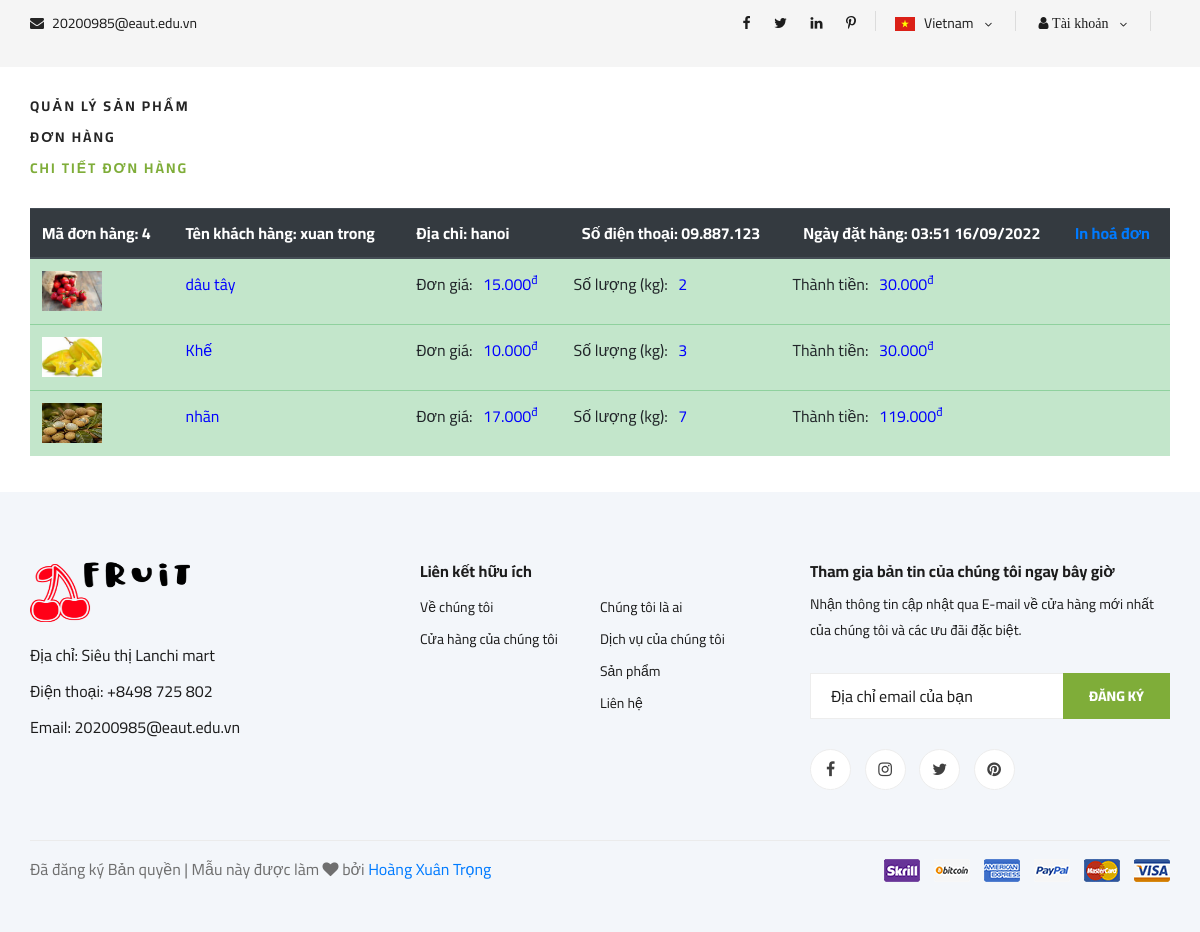
The app's page /admin/chitietdonhang.php?orderid=4 with its own data.
### tables this page shows
CREATE TABLE `orders` (
  `orderid` int(11) NOT NULL,
  `cusname` varchar(50) NOT NULL,
  `address` varchar(200) NOT NULL,
  `phone` int(11) NOT NULL,
  `note` varchar(200) NOT NULL,
  `total_price` float NOT NULL,
  `created_time` int(11) NOT NULL
);

CREATE TABLE `order_detail` (
  `id` int(11) NOT NULL,
  `orderid` int(11) NOT NULL,
  `proid` int(11) NOT NULL,
  `quantity` int(11) NOT NULL,
  `price` float NOT NULL
);

CREATE TABLE `products` (
  `proid` int(11) NOT NULL,
  `proname` varchar(50) NOT NULL,
  `image` varchar(100) NOT NULL,
  `price` float NOT NULL,
  `mota` varchar(200) NOT NULL,
  `userid` int(11) NOT NULL
);

### admin/chitietdonhang.php (the view, shortened to what this page needs)
<?php
include 'connect.php';
$admin = (isset($_SESSION['user'])) ? $_SESSION['user'] : [];
?>
<!DOCTYPE html>
<html lang="en">
<head>
    <link rel="stylesheet" href="https://cdn.jsdelivr.net/npm/bootstrap@4.6.1/dist/css/bootstrap.min.css">
    <link rel="stylesheet" href="../assets/css/bootstrap.min.css" type="text/css">
    <link rel="stylesheet" href="../assets/css/font-awesome.min.css" type="text/css">
    <link rel="stylesheet" href="../assets/css/elegant-icons.css" type="text/css">
    <link rel="stylesheet" href="../assets/css/nice-select.css" type="text/css">
    <link rel="stylesheet" href="../assets/css/jquery-ui.min.css" type="text/css">
    <link rel="stylesheet" href="../assets/css/owl.carousel.min.css" type="text/css">
    <link rel="stylesheet" href="../assets/css/slicknav.min.css" type="text/css">
    <link rel="stylesheet" href="../assets/css/style.css" type="text/css">
</head>
<body>
    <header class="header">
        <div class="header__top">
            <div class="container">
                <div class="row">
                    <div class="col-lg-6 col-md-6">
                        <div class="header__top__left">
                            <ul>
                                <li><i class="fa fa-envelope"></i> 20200985@eaut.edu.vn</li>
                            </ul>
                        </div>
                    </div>
                    <div class="col-lg-6 col-md-6">
                        <div class="header__top__right">
                            <div class="header__top__right__social">
                                <a href="#"><i class="fa fa-facebook"></i></a>
                                <a href="#"><i class="fa fa-twitter"></i></a>
                                <a href="#"><i class="fa fa-linkedin"></i></a>
                                <a href="#"><i class="fa fa-pinterest-p"></i></a>
                            </div>
                            <div class="header__top__right__language">
                                <img style="width: 20px;" src="../assets/img/language.png" alt="">
                                <div>Vietnam</div>
                                <span class="arrow_carrot-down"></span>
                            </div>
                            <div class="header__top__right__auth">
                                <?php if (isset($admin['email'])) { ?>
                                    <div class="header__top__right__language">
                                        <div class="fa fa-user header__navbar-item header__navbar-item--bold"> <?php echo $admin['username']; ?></div>
                                        <span class="arrow_carrot-down"></span>
                                        <ul>
                                            <li><a href="../index.php">Trang chủ</a></li>
                                            <li><a href="../dangxuat.php">Đăng xuất</a></li>
                                        </ul>
                                    </div>
                                <?php } else { ?>
                                    <div class="header__top__right__language">
                                        <div class="fa fa-user header__navbar-item header__navbar-item--bold">
                                            Tài khoản</div>
                                        <span class="arrow_carrot-down"></span>
                                    </div>
                                <?php } ?>
                            </div>
                        </div>
                    </div>
                </div>
            </div>
        </div>
    </header>
    <div class="container">
        <div class="row">
            <div class="col-lg-4">
                <nav class="header__menu">
                    <ul>
                        <li class=""><a href="./quanlysanpham.php">Quản lý sản phẩm</a></li><br>
                        <li class=""><a href="./quanlydonhang.php">Đơn hàng</a></li><br>
                        <li class="active"><a href="./chitietdonhang.php">Chi tiết đơn hàng</a></li>
                    </ul>
                </nav>
            </div>
        </div>
        <table class="table">
            <thead class="thead-dark">
            <?php
                $orderid = $_GET['orderid'];
                $select_order = mysqli_query($conn, "SELECT * FROM order_detail join orders
                on order_detail.orderid = orders.orderid join products
                on order_detail.proid = products.proid
                where orders.orderid = $orderid");
                $order = mysqli_fetch_assoc($select_order);
            ?>
                <tr>
                    <th>Mã đơn hàng: <?=$order['orderid']?></th>
                    <th>Tên khách hàng: <?=$order['cusname']?></th>
                    <th>Địa chỉ: <?=$order['address']?></th>
                    <th style="text-align: center;">Số điện thoại: 0<?= number_format($order['phone'], 0, ".", ".")?></th>
                    <th style="text-align: center;">Ngày đặt hàng: <?=date("H:i d/m/Y", $order['created_time'])?></th>
                    <th>
                        <a href="./print.php?orderid=<?=$order['orderid']?>" class="">In hoá đơn</a>
                    </th>
                </tr>
            </thead>
            <tbody>
                <?php
                $orderid = $_GET['orderid'];
                $select_order = mysqli_query($conn, "SELECT * FROM order_detail join orders
                on order_detail.orderid = orders.orderid join products
                on order_detail.proid = products.proid
                where orders.orderid = $orderid");
                while ($order = mysqli_fetch_assoc($select_order)) {
                ?>
                    <tr class="table-success">
                        <td><img style="width: 60px; height: 40px;" src="../assets/img/product/<?=$order['image']?>" alt=""></td>
                        <td><p style="color: blue; display: inline-block;"><?=$order['proname']?></p></td>
                        <td>Đơn giá: &nbsp; <p style="color: blue; display: inline-block;"><?= number_format($order['price'], 0, ".", ".")?><sup>đ</sup></p></td>
                        <td>Số lượng (kg): &nbsp; <p style="color: blue; display: inline-block;"><?=$order['quantity']?></p></td>
                        <td>Thành tiền: &nbsp; <p style="color: blue; display: inline-block;"><?= number_format($order['price'] * $order['quantity'], 0, ".", ".")?><sup>đ</sup></p></td>
                        <td></td>
                    </tr>
                <?php
                }
                ?>
            </tbody>
        </table>
    </div>
    <footer class="footer spad">
        <div class="container">
            <div class="row">
                <div class="col-lg-3 col-md-6 col-sm-6">
                    <div class="footer__about">
                        <div class="footer__about__logo">
                            <a href="./index.html"><img style="width:160px; height:60px;" src="../assets/img/Fruit.jpg" alt=""></a>
                        </div>
                        <ul>
                            <li>Địa chỉ: Siêu thị Lanchi mart</li>
                            <li>Điện thoại: +8498 725 802</li>
                            <li>Email: 20200985@eaut.edu.vn</li>
                        </ul>
                    </div>
                </div>
                <div class="col-lg-4 col-md-6 col-sm-6 offset-lg-1">
                    <div class="footer__widget">
                        <h6>Liên kết hữu ích</h6>
                        <ul>
                            <li><a href="#">Về chúng tôi</a></li>
                            <li><a href="#">Cửa hàng của chúng tôi</a></li>
                        </ul>
                        <ul>
                            <li><a href="#">Chúng tôi là ai</a></li>
                            <li><a href="#">Dịch vụ của chúng tôi</a></li>
                            <li><a href="#">Sản phẩm</a></li>
                            <li><a href="#">Liên hệ</a></li>
                        </ul>
                    </div>
                </div>
                <div class="col-lg-4 col-md-12">
                    <div class="footer__widget">
                        <h6>Tham gia bản tin của chúng tôi ngay bây giờ</h6>
                        <p>Nhận thông tin cập nhật qua E-mail về cửa hàng mới nhất của chúng tôi và các ưu đãi đặc biệt.</p>
                        <form action="#">
                            <input type="text" placeholder="Địa chỉ email của bạn">
                            <button type="submit" class="site-btn">Đăng ký</button>
                        </form>
                        <div class="footer__widget__social">
                            <a href="#"><i class="fa fa-facebook"></i></a>
                            <a href="#"><i class="fa fa-instagram"></i></a>
                            <a href="#"><i class="fa fa-twitter"></i></a>
                            <a href="#"><i class="fa fa-pinterest"></i></a>
                        </div>
                    </div>
                </div>
            </div>
            <div class="row">
                <div class="col-lg-12">
                    <div class="footer__copyright">
                        <div class="footer__copyright__text">
                            <p>
                                Đã đăng ký Bản quyền | Mẫu này được làm
                                <i class="fa fa-heart" aria-hidden="true"></i> bởi
                                <a href="#" target="_blank">Hoàng Xuân Trọng</a>
                            </p>
                        </div>
                        <div class="footer__copyright__payment"><img src="./assets/img/payment-item.png" alt=""></div>
                    </div>
                </div>
            </div>
        </div>
    </footer>
</body>
</html>

### admin/chitietdonhang.php (style rules this page uses)
.container { padding-bottom: 20px; }

### records on screen
orders: orderid "4", cusname "xuan trong", address "hanoi", phone "9.887.123", created_time "03:51 16/09/2022"
order_detail: proid.image (picture), proid.proname "dâu tây", proid.price "15.000", quantity "2", $order['price'] * $order['quantity'] "30.000"
order_detail: proid.image (picture), proid.proname "Khế", proid.price "10.000", quantity "3", $order['price'] * $order['quantity'] "30.000"
order_detail: proid.image (picture), proid.proname "nhãn", proid.price "17.000", quantity "7", $order['price'] * $order['quantity'] "119.000"
